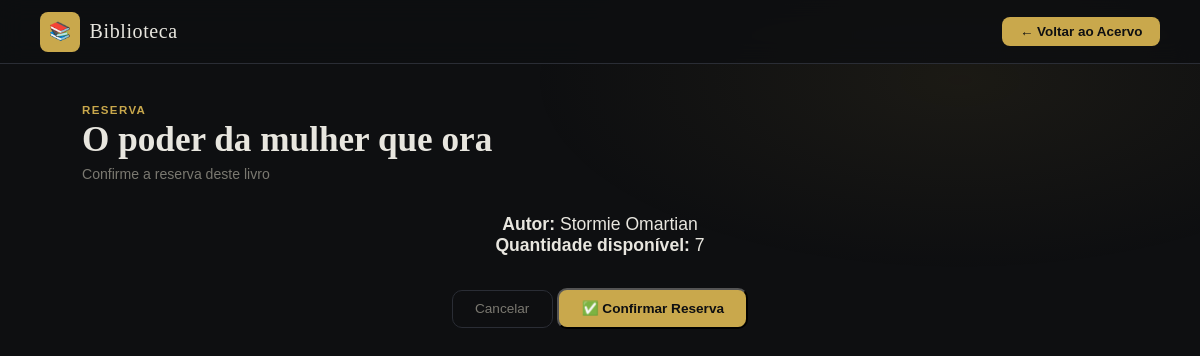
/reservar/3/, run on the app's committed database.
### livros/models.py (models this page shows, shortened)
class Livro(models.Model):
    GENEROS = [
        ('ficcao',     'Ficção'),
        ('nao_ficcao', 'Não-ficção'),
        ('romance',    'Romance'),
        ('aventura',   'Aventura'),
        ('ciencia',    'Ciência'),
        ('historia',   'História'),
        ('infantil',   'Infantil'),
        ('outros',     'Outros'),
    ]
    titulo     = models.CharField(max_length=200)
    autor      = models.CharField(max_length=200)
    isbn       = models.CharField(max_length=17, blank=True)
    ano        = models.IntegerField(null=True, blank=True)
    genero     = models.CharField(max_length=20, choices=GENEROS, blank=True)
    quantidade = models.IntegerField(default=1)
    sinopse    = models.TextField(blank=True)
    capa       = models.ImageField(upload_to='capas/', blank=True, null=True)
    cadastrado_em = models.DateTimeField(auto_now_add=True)

### livros/views.py (the view, shortened to what this page needs)
# urls.py: path('reservar/<int:livro_id>/', views.reservar_livro, name='reservar_livro'),
def reservar_livro(request, livro_id):
    livro = get_object_or_404(Livro, id=livro_id)
    return render(request, 'livros/reservar_livro.html', {'livro': livro})

### livros/templates/livros/reservar_livro.html (shortened to what this page needs)
<!DOCTYPE html>
<html lang="pt-BR">
<head>
  {% load static %}
  <link rel="stylesheet" href="{% static 'css/style.css' %}"/>
  <link rel="stylesheet" href="{% static 'css/acervo.css' %}"/>
</head>
<body>
  <nav class="navbar">
    <div class="nav-logo">
      <div class="logo-icon">📚</div>
      <span class="logo-text">Biblioteca</span>
    </div>
    <a href="{% url 'acervo' %}" class="nav-btn">← Voltar ao Acervo</a>
  </nav>
  <main class="main-content">
    <div class="page-header">
      <div>
        <p class="page-label">RESERVA</p>
        <h1 class="page-title">{{ livro.titulo }}</h1>
        <p class="page-sub">Confirme a reserva deste livro</p>
      </div>
    </div>
    <div class="form-card" style="max-width: 600px; margin: 0 auto; text-align: center;">
      <p style="font-size: 1.1rem; margin: 2rem 0;">
        <strong>Autor:</strong> {{ livro.autor }}<br>
        <strong>Quantidade disponível:</strong> {{ livro.quantidade }}
      </p>
      <form method="POST">
        <div class="form-actions">
          <a href="{% url 'acervo' %}" class="btn-outline">Cancelar</a>
          <button type="submit" class="btn-gold">✅ Confirmar Reserva</button>
        </div>
      </form>
    </div>
  </main>
</body>
</html>

### static/css/style.css (style rules this page uses)
*, *::before, *::after { box-sizing: border-box; margin: 0; padding: 0; }
:root { --bg: #0e0f11; --panel: #16181c; --border: #2a2d35; --accent: #c9a84c; --accent2: #e8c96e; --text: #e8e6df; --muted: #7a7870; --error: #e05c5c; --success: #5cba8a; --input-bg: #1d1f25; --radius: 10px; }
body { background: var(--bg); color: var(--text); font-family: 'DM Sans', sans-serif; min-height: 100vh; display: flex; align-items: center; justify-content: center; padding: 2rem 1rem; overflow-x: hidden; }
body::before { content: ''; position: fixed; inset: 0; background: radial-gradient(ellipse 60% 50% at 70% 20%, rgba(201,168,76,0.08) 0%, transparent 60%), radial-gradient(ellipse 50% 40% at 10% 80%, rgba(201,168,76,0.05) 0%, transparent 55%); pointer-events: none; z-index: 0; }
.logo-icon { width: 40px; height: 40px; background: var(--accent); border-radius: 8px; display: flex; align-items: center; justify-content: center; font-size: 1.1rem; }
.logo-text { font-family: 'Playfair Display', serif; font-size: 1.25rem; letter-spacing: 0.03em; color: var(--text); }

### static/css/acervo.css (style rules this page uses)
body { display: block; padding: 0; min-height: 100vh; background: var(--bg); }
body::before { content: ''; position: fixed; inset: 0; background: radial-gradient(ellipse 60% 40% at 80% 10%, rgba(201,168,76,0.07) 0%, transparent 60%), radial-gradient(ellipse 40% 50% at 5% 90%, rgba(201,168,76,0.04) 0%, transparent 55%); pointer-events: none; z-index: 0; }
.navbar { position: sticky; top: 0; z-index: 100; display: flex; align-items: center; justify-content: space-between; padding: 0 2.5rem; height: 64px; background: rgba(14,15,17,0.85); backdrop-filter: blur(12px); border-bottom: 1px solid var(--border); animation: fadeDown 0.5s ease both; }
.nav-logo { display: flex; align-items: center; gap: 0.6rem; text-decoration: none; }
.nav-btn { padding: 0.45rem 1.1rem; background: var(--accent); color: #0e0f11; font-size: 0.84rem; font-weight: 700; border-radius: 8px; text-decoration: none; transition: all 0.2s; }
.main-content { position: relative; z-index: 1; max-width: 1100px; margin: 0 auto; padding: 2.5rem 2rem 4rem; animation: fadeUp 0.6s ease both; }
.page-header { display: flex; align-items: flex-start; justify-content: space-between; margin-bottom: 2rem; gap: 1rem; flex-wrap: wrap; }
.page-label { font-size: 0.72rem; font-weight: 600; letter-spacing: 0.12em; color: var(--accent); margin-bottom: 0.3rem; }
.page-title { font-family: 'Playfair Display', serif; font-size: 2.2rem; font-weight: 900; color: var(--text); line-height: 1.1; }
.page-sub { font-size: 0.88rem; color: var(--muted); margin-top: 0.4rem; }
.btn-gold { display: inline-flex; align-items: center; gap: 0.4rem; padding: 0.65rem 1.4rem; background: var(--accent); color: #0e0f11; font-family: 'DM Sans', sans-serif; font-size: 0.85rem; font-weight: 700; border-radius: 10px; text-decoration: none; transition: all 0.2s; white-space: nowrap; }
.btn-outline { display: inline-flex; align-items: center; padding: 0.65rem 1.4rem; border: 1px solid var(--border); color: var(--muted); font-size: 0.85rem; font-weight: 500; border-radius: 10px; text-decoration: none; transition: all 0.2s; white-space: nowrap; }

### data on the page
Livro: titulo "O poder da mulher que ora", autor "Stormie Omartian", quantidade "7"
